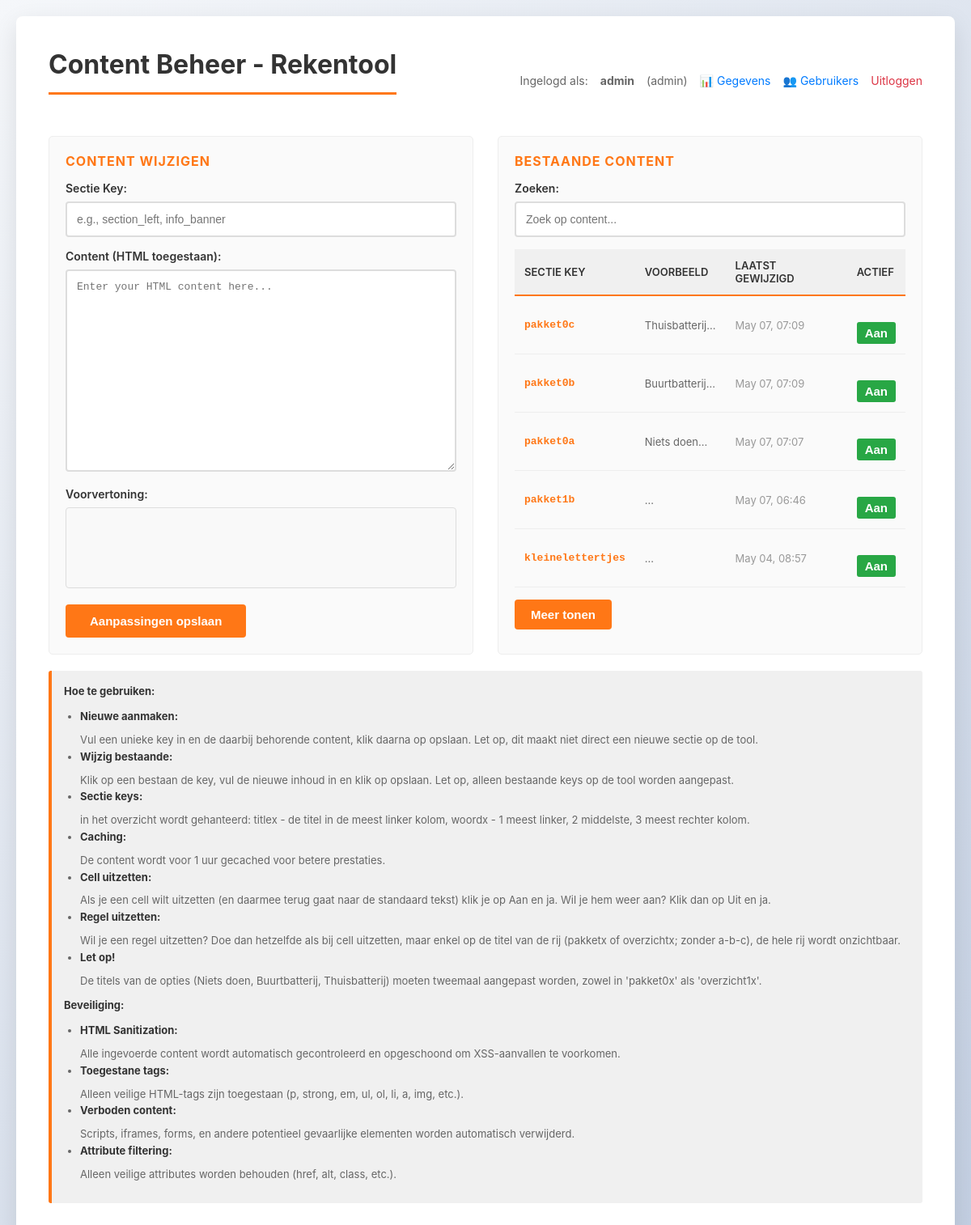
Screenshot of /admin/content.php (signed in) with the database file from the repository.
### tables this page shows
CREATE TABLE `page_content` (
  `id` int(11) NOT NULL,
  `section_key` varchar(100) NOT NULL,
  `content` longtext NOT NULL,
  `updated_at` timestamp NOT NULL DEFAULT current_timestamp() ON UPDATE current_timestamp(),
  `active` tinyint(1) NOT NULL DEFAULT 1
);

### config/database.php (called while the page is built, shortened)
<?php
return [
    'host'     => '127.0.0.1',
    'port'     => 3306,
    'database' => 'bewoner',
    'username' => 'root',
    'password' => '',
    'charset'  => 'utf8mb4',
];

### app/Database.php (called while the page is built, shortened)
<?php
class Database
{
    private PDO $pdo;
    public function __construct(array $config)
    {
        $dsn = sprintf(
            'mysql:host=%s;port=%s;dbname=%s;charset=%s',
            $config['host'],
            $config['port'],
            $config['database'],
            $config['charset']
        );
        $this->pdo = new PDO(
            $dsn,
            $config['username'],
            $config['password'],
            [
                PDO::ATTR_ERRMODE => PDO::ERRMODE_EXCEPTION,
            ]
        );
    }
    public function getConnection(): PDO
    {
        return $this->pdo;
    }
}

### app/Auth.php (called while the page is built, shortened)
<?php
class Auth {
    private PDO $db;
    public function __construct(PDO $db) {
        $this->db = $db;
    }
    public function isLoggedIn(): bool {
        return true;
    }
    public function getCurrentUser(): ?array {
        $userId = $_SESSION[self::SESSION_USER_ID] ?? null;
        return $this->getUserById($userId);
    }
    private function getUserById(int $id): ?array {
        $stmt = $this->db->prepare("SELECT id, username, email, full_name, role, active, created_at, last_login FROM admin_users WHERE id = ?");
        $stmt->execute([$id]);
        $user = $stmt->fetch(PDO::FETCH_ASSOC);
        return $user ?: null;
    }
    public function hasPermission(string $permission): bool {
        $user = $this->getCurrentUser();
        if ($user['role'] === 'admin') {
            return true;
        }
        $rolePermissions = [
            'admin' => ['view_data', 'export_data', 'manage_users'],
            'editor' => ['view_data', 'export_data'],
            'viewer' => ['view_data'],
        ];
        $userPermissions = $rolePermissions[$user['role']] ?? [];
        return in_array($permission, $userPermissions);
    }
    public function canViewData(): bool {
        return $this->hasPermission('view_data');
    }
    public function canManageUsers(): bool {
        return $this->hasPermission('manage_users');
    }
}

### app/ContentManager.php (called while the page is built, shortened)
<?php
class ContentManager
{
    private PDO $pdo;
    public function __construct(array $dbConfig, string $cacheDir = null)
    {
        $dsn = sprintf(
            'mysql:host=%s;port=%s;dbname=%s;charset=%s',
            $dbConfig['host'],
            $dbConfig['port'],
            $dbConfig['database'],
            $dbConfig['charset']
        );
        $this->pdo = new PDO(
            $dsn,
            $dbConfig['username'],
            $dbConfig['password'],
            [PDO::ATTR_ERRMODE => PDO::ERRMODE_EXCEPTION]
        );
        $this->cacheDir = $cacheDir ?? dirname(__DIR__) . '/cache';
    }
    public function getAllContent(): array
    {
        $stmt = $this->pdo->prepare("SELECT section_key, content, updated_at, active FROM page_content ORDER BY updated_at DESC");
        $stmt->execute();
        return $stmt->fetchAll(PDO::FETCH_ASSOC);
    }
}
?>

### admin/content.php (the view, shortened to what this page needs)
<?php
$config = require BASE_PATH . '/config/config.php';
$dbConfig = require BASE_PATH . '/config/database.php';
$db = new Database($dbConfig);
$auth = new Auth($db->getConnection());
$auth->requireLogin();
$contentManager = new ContentManager($dbConfig);
$sectionKey = '';
$currentContent = '';
$allContent = [];
try {
    $allContent = $contentManager->getAllContent();
} catch (Exception $e) {
    $message = '<div style="color: orange; padding: 10px; background: #fff3cd; margin: 10px 0;">Note: No content found yet. <a href="' . dirname(__DIR__) . '/create_content_table.php">Click here to initialize the database table.</a></div>';
}
?>
<!DOCTYPE html>
<html lang="en">
    <head>
    </head>
    <body>
        <div class="container">
            <div style="display: flex; justify-content: space-between; align-items: center; margin-bottom: 20px; flex-wrap: wrap; gap: 10px;">
                <h1>Content Beheer - Rekentool</h1>
                <div style="font-size: 14px; color: #666; display: flex; gap: 15px; flex-wrap: wrap;"> Ingelogd als: <strong><?php echo htmlspecialchars($auth->getCurrentUser()['username']); ?></strong> (<?php echo htmlspecialchars($auth->getCurrentUser()['role']); ?>) <?php if ($auth->canViewData()): ?> <a href="data.php" style="color: #007bff; text-decoration: none;">📊 Gegevens</a> <?php endif; ?> <?php if ($auth->canManageUsers()): ?> <a href="users.php" style="color: #007bff; text-decoration: none;">👥 Gebruikers</a> <?php endif; ?> <a href="../logout.php" style="color: #dc3545; text-decoration: none;">Uitloggen</a> </div>
            </div>
            <div class="content-grid">
                <div class="editor-panel">
                    <div class="panel-title">Content wijzigen</div>
                    <form method="POST">
                        <label for="section_key">Sectie Key:</label>
                        <input type="text" id="section_key" name="section_key" placeholder="e.g., section_left, info_banner" required value="<?php echo htmlspecialchars($sectionKey); ?>">
                        <label for="content">Content (HTML toegestaan):</label>
                        <textarea id="content" name="content" placeholder="Enter your HTML content here..." required><?php echo htmlspecialchars($currentContent); ?></textarea>
                        <label for="preview">Voorvertoning:</label>
                        <div id="preview" style="border: 1px solid #ddd; padding: 10px; min-height: 100px; background: #f9f9f9; margin-top: 8px; border-radius: 4px;">
                        </div>
                        <button type="submit">Aanpassingen opslaan</button>
                    </form>
                </div>
                <div class="browser-panel">
                    <div class="panel-title">Bestaande content</div>
                    <?php if (empty($allContent)): ?>
                    <div class="empty-state">
                        <p>Nog geen content</p>
                        <p style="font-size: 12px;">Maak een eerste veld links</p>
                    </div>
                    <?php else: ?>
                    <label for="search_box">Zoeken:</label>
                    <input type="search" id="search_box" placeholder="Zoek op content..." class="search-box">
                    <table class="content-table">
                        <thead>
                            <tr>
                                <th>Sectie Key</th>
                                <th>Voorbeeld</th>
                                <th>Laatst gewijzigd</th>
                                <th>Actief</th>
                            </tr>
                        </thead>
                        <tbody id="content_table_body">
                            <?php foreach ($allContent as $item): ?>
                            <tr class="content-row" data-key="<?php echo htmlspecialchars($item['section_key']); ?>" data-content="<?php echo htmlspecialchars($item['content']); ?>" onclick="loadContent(this)">
                                <td class="key-cell"><?php echo htmlspecialchars($item['section_key']); ?></td>
                                <td class="preview-cell" title="<?php echo htmlspecialchars(strip_tags($item['content'])); ?>"><?php echo htmlspecialchars(substr(strip_tags($item['content']), 0, 50)); ?>...</td>
                                <td class="updated-cell"><?php echo date('M d, H:i', strtotime($item['updated_at'])); ?></td>
                                <td>
                                    <form method="POST" style="display: inline;" onsubmit="return confirm('Weet je zeker dat je deze sectie wilt togglen?')">
                                        <button type="submit" style="background: <?php echo $item['active'] ? '#28a745' : '#dc3545'; ?>; color: white; border: none; padding: 5px 10px; border-radius: 3px; cursor: pointer;"> <?php echo $item['active'] ? 'Aan' : 'Uit'; ?> </button>
                                    </form>
                                </td>
                            </tr>
                            <?php endforeach; ?>
                        </tbody>
                    </table>
                    <button id="show-more-btn" style="margin-top: 15px; background: #ff7716; color: white; border: none; padding: 10px 20px; border-radius: 4px; cursor: pointer;">Meer tonen</button>
                    <?php endif; ?>
                </div>
            </div>
            <div class="info">
                <strong>Hoe te gebruiken:</strong>
                <ul style="margin: 10px 0; padding-left: 20px;">
                    <li><strong>Nieuwe aanmaken:</strong> Vul een unieke key in en de daarbij behorende content, klik daarna op opslaan. Let op, dit maakt niet direct een nieuwe sectie op de tool.</li>
                    <li><strong>Wijzig bestaande:</strong> Klik op een bestaan de key, vul de nieuwe inhoud in en klik op opslaan. Let op, alleen bestaande keys op de tool worden aangepast.</li>
                    <li><strong>Sectie keys:</strong> in het overzicht wordt gehanteerd: titlex - de titel in de meest linker kolom, woordx - 1 meest linker, 2 middelste, 3 meest rechter kolom.</li>
                    <li><strong>Caching:</strong> De content wordt voor 1 uur gecached voor betere prestaties.</li>
                    <li><strong>Cell uitzetten:</strong> Als je een cell wilt uitzetten (en daarmee terug gaat naar de standaard tekst) klik je op Aan en ja. Wil je hem weer aan? Klik dan op Uit en ja.</li>
                    <li><strong>Regel uitzetten:</strong> Wil je een regel uitzetten? Doe dan hetzelfde als bij cell uitzetten, maar enkel op de titel van de rij (pakketx of overzichtx; zonder a-b-c), de hele rij wordt onzichtbaar.</li>
                    <li><strong>Let op!</strong> De titels van de opties (Niets doen, Buurtbatterij, Thuisbatterij) moeten tweemaal aangepast worden, zowel in 'pakket0x' als 'overzicht1x'.</li>
                </ul>
                <strong>Beveiliging:</strong>
                <ul style="margin: 10px 0; padding-left: 20px;">
                    <li><strong>HTML Sanitization:</strong> Alle ingevoerde content wordt automatisch gecontroleerd en opgeschoond om XSS-aanvallen te voorkomen.</li>
                    <li><strong>Toegestane tags:</strong> Alleen veilige HTML-tags zijn toegestaan (p, strong, em, ul, ol, li, a, img, etc.).</li>
                    <li><strong>Verboden content:</strong> Scripts, iframes, forms, en andere potentieel gevaarlijke elementen worden automatisch verwijderd.</li>
                    <li><strong>Attribute filtering:</strong> Alleen veilige attributes worden behouden (href, alt, class, etc.).</li>
                </ul>
            </div>
        </div>
    </body>
</html>

### admin/content.php (style rules this page uses)
* { box-sizing: border-box; }
body { font-family: -apple-system, BlinkMacSystemFont, 'Segoe UI', Arial, sans-serif; max-width: 1200px; margin: 0 auto; padding: 20px; background: linear-gradient(135deg, #f5f7fa 0%, #c3cfe2 100%); min-height: 100vh; }
.container { background: white; padding: 40px; border-radius: 8px; box-shadow: 0 10px 30px rgba(0, 0, 0, 0.1); }
h1 { color: #333; border-bottom: 3px solid #ff7716; padding-bottom: 15px; margin-top: 0; }
.content-grid { display: grid; grid-template-columns: 1fr 1fr; gap: 30px; margin-top: 30px; }
.editor-panel, .browser-panel { padding: 20px; background: #fafafa; border-radius: 5px; border: 1px solid #eee; }
.panel-title { font-weight: bold; color: #ff7716; margin-bottom: 15px; font-size: 16px; text-transform: uppercase; letter-spacing: 1px; }
label { display: block; margin-top: 15px; font-weight: 600; color: #333; font-size: 14px; }
input[type="text"], textarea, input[type="search"] { width: 100%; padding: 12px; margin-top: 8px; border: 2px solid #ddd; border-radius: 4px; font-family: Arial, sans-serif; font-size: 14px; transition: border-color 0.3s; }
textarea { min-height: 250px; resize: vertical; font-family: 'Courier New', monospace; font-size: 13px; }
button { background: #ff7716; color: white; padding: 12px 30px; border: none; border-radius: 4px; cursor: pointer; font-size: 15px; font-weight: 600; margin-top: 20px; transition: all 0.3s; }
.content-table { width: 100%; border-collapse: collapse; margin-top: 15px; }
.content-table thead { background: #f0f0f0; border-bottom: 2px solid #ff7716; }
.content-table th { padding: 12px; text-align: left; font-weight: 600; color: #333; font-size: 13px; text-transform: uppercase; }
.content-table td { padding: 12px; border-bottom: 1px solid #eee; font-size: 13px; }
.content-table tbody tr { transition: all 0.2s; }
.key-cell { font-family: 'Courier New', monospace; font-weight: 600; color: #ff7716; }
.preview-cell { max-width: 200px; overflow: hidden; text-overflow: ellipsis; white-space: nowrap; color: #666; }
.updated-cell { font-size: 12px; color: #999; }
.search-box { margin-top: 15px; }
.info { background: #f0f0f0; padding: 15px; border-left: 4px solid #ff7716; margin-top: 20px; color: #666; border-radius: 3px; font-size: 13px; line-height: 1.6; }
.info strong { color: #333; display: block; margin-bottom: 8px; }

### rows the page displays
page_content: section_key "pakket0c", content "Thuisbatterij", updated_at "May 07, 07:09", active "Aan"
page_content: section_key "pakket0b", content "Buurtbatterij", updated_at "May 07, 07:09", active "Aan"
page_content: section_key "pakket0a", content "Niets doen", updated_at "May 07, 07:07", active "Aan"
page_content: section_key "pakket1b", updated_at "May 07, 06:46", active "Aan"
page_content: section_key "kleinelettertjes", updated_at "May 04, 08:57", active "Aan"

### other values shown
$auth->getCurrentUser()['username'] "admin"
$auth->getCurrentUser()['role'] "admin"
